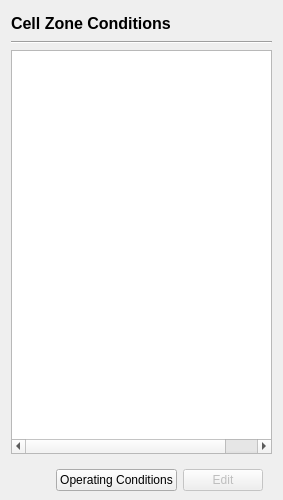
<?xml version="1.0" encoding="UTF-8"?>
<ui version="4.0">
 <class>CellZoneConditionsPage</class>
 <widget class="QWidget" name="CellZoneConditionsPage">
  <property name="geometry">
   <rect>
    <x>0</x>
    <y>0</y>
    <width>283</width>
    <height>500</height>
   </rect>
  </property>
  <property name="windowTitle">
   <string>Form</string>
  </property>
  <layout class="QVBoxLayout" name="verticalLayout">
   <property name="bottomMargin">
    <number>0</number>
   </property>
   <item>
    <widget class="QLabel" name="title">
     <property name="minimumSize">
      <size>
       <width>0</width>
       <height>24</height>
      </size>
     </property>
     <property name="font">
      <font>
       <pointsize>12</pointsize>
       <bold>true</bold>
      </font>
     </property>
     <property name="text">
      <string>Cell Zone Conditions</string>
     </property>
    </widget>
   </item>
   <item>
    <widget class="Line" name="line">
     <property name="orientation">
      <enum>Qt::Horizontal</enum>
     </property>
    </widget>
   </item>
   <item>
    <widget class="QTreeWidget" name="cellZones">
     <property name="animated">
      <bool>true</bool>
     </property>
     <property name="columnCount">
      <number>3</number>
     </property>
     <attribute name="headerVisible">
      <bool>false</bool>
     </attribute>
     <column>
      <property name="text">
       <string notr="true">1</string>
      </property>
     </column>
     <column>
      <property name="text">
       <string notr="true">2</string>
      </property>
     </column>
     <column>
      <property name="text">
       <string notr="true">3</string>
      </property>
     </column>
    </widget>
   </item>
   <item>
    <widget class="QWidget" name="widget_5" native="true">
     <layout class="QHBoxLayout" name="horizontalLayout_4">
      <item>
       <spacer name="horizontalSpacer">
        <property name="orientation">
         <enum>Qt::Horizontal</enum>
        </property>
        <property name="sizeHint" stdset="0">
         <size>
          <width>0</width>
          <height>20</height>
         </size>
        </property>
       </spacer>
      </item>
      <item>
       <widget class="QPushButton" name="operatingConditions">
        <property name="enabled">
         <bool>true</bool>
        </property>
        <property name="text">
         <string>Operating Conditions</string>
        </property>
       </widget>
      </item>
      <item>
       <widget class="QPushButton" name="edit">
        <property name="enabled">
         <bool>false</bool>
        </property>
        <property name="text">
         <string>Edit</string>
        </property>
       </widget>
      </item>
     </layout>
    </widget>
   </item>
  </layout>
 </widget>
 <resources/>
 <connections/>
</ui>
